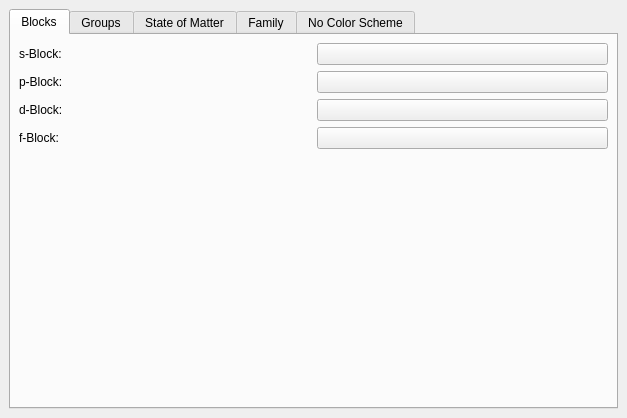
<?xml version="1.0" encoding="UTF-8"?>
<ui version="4.0">
 <class>setupColors</class>
 <widget class="QWidget" name="setupColors">
  <property name="geometry">
   <rect>
    <x>0</x>
    <y>0</y>
    <width>627</width>
    <height>418</height>
   </rect>
  </property>
  <layout class="QVBoxLayout">
   <property name="spacing">
    <number>6</number>
   </property>
   <property name="margin">
    <number>9</number>
   </property>
   <item>
    <widget class="QTabWidget" name="dfgdfg">
     <property name="currentIndex">
      <number>0</number>
     </property>
     <widget class="QWidget" name="tabBlocks">
      <attribute name="title">
       <string>Blocks</string>
      </attribute>
      <layout class="QVBoxLayout">
       <property name="spacing">
        <number>6</number>
       </property>
       <property name="margin">
        <number>8</number>
       </property>
       <item>
        <layout class="QHBoxLayout">
         <property name="spacing">
          <number>6</number>
         </property>
         <property name="margin">
          <number>0</number>
         </property>
         <item>
          <widget class="QLabel" name="textLabel13">
           <property name="text">
            <string>s-Block:</string>
           </property>
          </widget>
         </item>
         <item>
          <widget class="KColorButton" name="kcfg_block_s"/>
         </item>
        </layout>
       </item>
       <item>
        <layout class="QHBoxLayout">
         <property name="spacing">
          <number>6</number>
         </property>
         <property name="margin">
          <number>0</number>
         </property>
         <item>
          <widget class="QLabel" name="textLabel14">
           <property name="text">
            <string>p-Block:</string>
           </property>
          </widget>
         </item>
         <item>
          <widget class="KColorButton" name="kcfg_block_p"/>
         </item>
        </layout>
       </item>
       <item>
        <layout class="QHBoxLayout">
         <property name="spacing">
          <number>6</number>
         </property>
         <property name="margin">
          <number>0</number>
         </property>
         <item>
          <widget class="QLabel" name="textLabel15">
           <property name="text">
            <string>d-Block:</string>
           </property>
          </widget>
         </item>
         <item>
          <widget class="KColorButton" name="kcfg_block_d"/>
         </item>
        </layout>
       </item>
       <item>
        <layout class="QHBoxLayout">
         <property name="spacing">
          <number>6</number>
         </property>
         <property name="margin">
          <number>0</number>
         </property>
         <item>
          <widget class="QLabel" name="textLabel16">
           <property name="text">
            <string>f-Block:</string>
           </property>
          </widget>
         </item>
         <item>
          <widget class="KColorButton" name="kcfg_block_f"/>
         </item>
        </layout>
       </item>
       <item>
        <spacer>
         <property name="orientation">
          <enum>Qt::Vertical</enum>
         </property>
         <property name="sizeHint" stdset="0">
          <size>
           <width>20</width>
           <height>40</height>
          </size>
         </property>
        </spacer>
       </item>
      </layout>
     </widget>
     <widget class="QWidget" name="tabGroups">
      <attribute name="title">
       <string>Groups</string>
      </attribute>
      <layout class="QVBoxLayout">
       <property name="spacing">
        <number>6</number>
       </property>
       <property name="margin">
        <number>8</number>
       </property>
       <item>
        <layout class="QHBoxLayout">
         <property name="spacing">
          <number>6</number>
         </property>
         <property name="margin">
          <number>0</number>
         </property>
         <item>
          <widget class="QLabel" name="textLabel2_2_2">
           <property name="text">
            <string>Group 1:</string>
           </property>
          </widget>
         </item>
         <item>
          <widget class="KColorButton" name="kcfg_group_1"/>
         </item>
        </layout>
       </item>
       <item>
        <layout class="QHBoxLayout">
         <property name="spacing">
          <number>6</number>
         </property>
         <property name="margin">
          <number>0</number>
         </property>
         <item>
          <widget class="QLabel" name="textLabel8">
           <property name="text">
            <string>Group 2:</string>
           </property>
          </widget>
         </item>
         <item>
          <widget class="KColorButton" name="kcfg_group_2"/>
         </item>
        </layout>
       </item>
       <item>
        <layout class="QHBoxLayout">
         <property name="spacing">
          <number>6</number>
         </property>
         <property name="margin">
          <number>0</number>
         </property>
         <item>
          <widget class="QLabel" name="textLabel7">
           <property name="text">
            <string>Group 3:</string>
           </property>
          </widget>
         </item>
         <item>
          <widget class="KColorButton" name="kcfg_group_3"/>
         </item>
        </layout>
       </item>
       <item>
        <layout class="QHBoxLayout">
         <property name="spacing">
          <number>6</number>
         </property>
         <property name="margin">
          <number>0</number>
         </property>
         <item>
          <widget class="QLabel" name="textLabel6">
           <property name="text">
            <string>Group 4:</string>
           </property>
          </widget>
         </item>
         <item>
          <widget class="KColorButton" name="kcfg_group_4"/>
         </item>
        </layout>
       </item>
       <item>
        <layout class="QHBoxLayout">
         <property name="spacing">
          <number>6</number>
         </property>
         <property name="margin">
          <number>0</number>
         </property>
         <item>
          <widget class="QLabel" name="textLabel5_2">
           <property name="text">
            <string>Group 5:</string>
           </property>
          </widget>
         </item>
         <item>
          <widget class="KColorButton" name="kcfg_group_5"/>
         </item>
        </layout>
       </item>
       <item>
        <layout class="QHBoxLayout">
         <property name="spacing">
          <number>6</number>
         </property>
         <property name="margin">
          <number>0</number>
         </property>
         <item>
          <widget class="QLabel" name="textLabel4_2">
           <property name="text">
            <string>Group 6:</string>
           </property>
          </widget>
         </item>
         <item>
          <widget class="KColorButton" name="kcfg_group_6"/>
         </item>
        </layout>
       </item>
       <item>
        <layout class="QHBoxLayout">
         <property name="spacing">
          <number>6</number>
         </property>
         <property name="margin">
          <number>0</number>
         </property>
         <item>
          <widget class="QLabel" name="textLabel3_2">
           <property name="text">
            <string>Group 7:</string>
           </property>
          </widget>
         </item>
         <item>
          <widget class="KColorButton" name="kcfg_group_7"/>
         </item>
        </layout>
       </item>
       <item>
        <layout class="QHBoxLayout">
         <property name="spacing">
          <number>6</number>
         </property>
         <property name="margin">
          <number>0</number>
         </property>
         <item>
          <widget class="QLabel" name="textLabel2_2">
           <property name="text">
            <string>Group 8:</string>
           </property>
          </widget>
         </item>
         <item>
          <widget class="KColorButton" name="kcfg_group_8"/>
         </item>
        </layout>
       </item>
       <item>
        <spacer>
         <property name="orientation">
          <enum>Qt::Vertical</enum>
         </property>
         <property name="sizeHint" stdset="0">
          <size>
           <width>20</width>
           <height>40</height>
          </size>
         </property>
        </spacer>
       </item>
      </layout>
     </widget>
     <widget class="QWidget" name="tabStateOfMatter">
      <attribute name="title">
       <string>State of Matter</string>
      </attribute>
      <layout class="QVBoxLayout">
       <property name="spacing">
        <number>6</number>
       </property>
       <property name="margin">
        <number>8</number>
       </property>
       <item>
        <layout class="QHBoxLayout">
         <property name="spacing">
          <number>6</number>
         </property>
         <property name="margin">
          <number>0</number>
         </property>
         <item>
          <widget class="QLabel" name="textLabel1">
           <property name="text">
            <string>Solid:</string>
           </property>
          </widget>
         </item>
         <item>
          <widget class="KColorButton" name="kcfg_color_solid"/>
         </item>
        </layout>
       </item>
       <item>
        <layout class="QHBoxLayout">
         <property name="spacing">
          <number>6</number>
         </property>
         <property name="margin">
          <number>0</number>
         </property>
         <item>
          <widget class="QLabel" name="textLabel2">
           <property name="text">
            <string>Liquid:</string>
           </property>
          </widget>
         </item>
         <item>
          <widget class="KColorButton" name="kcfg_color_liquid"/>
         </item>
        </layout>
       </item>
       <item>
        <layout class="QHBoxLayout">
         <property name="spacing">
          <number>6</number>
         </property>
         <property name="margin">
          <number>0</number>
         </property>
         <item>
          <widget class="QLabel" name="textLabel3">
           <property name="text">
            <string>Vaporous:</string>
           </property>
          </widget>
         </item>
         <item>
          <widget class="KColorButton" name="kcfg_color_vapor"/>
         </item>
        </layout>
       </item>
       <item>
        <spacer>
         <property name="orientation">
          <enum>Qt::Vertical</enum>
         </property>
         <property name="sizeHint" stdset="0">
          <size>
           <width>20</width>
           <height>40</height>
          </size>
         </property>
        </spacer>
       </item>
      </layout>
     </widget>
     <widget class="QWidget" name="tabFamily">
      <attribute name="title">
       <string>Family</string>
      </attribute>
      <layout class="QVBoxLayout">
       <property name="spacing">
        <number>6</number>
       </property>
       <property name="margin">
        <number>8</number>
       </property>
       <item>
        <layout class="QHBoxLayout">
         <property name="spacing">
          <number>6</number>
         </property>
         <property name="margin">
          <number>0</number>
         </property>
         <item>
          <widget class="QLabel" name="textLabel2_2_2_2">
           <property name="text">
            <string>Alkali metals:</string>
           </property>
          </widget>
         </item>
         <item>
          <widget class="KColorButton" name="kcfg_alkalie"/>
         </item>
        </layout>
       </item>
       <item>
        <layout class="QHBoxLayout">
         <property name="spacing">
          <number>6</number>
         </property>
         <property name="margin">
          <number>0</number>
         </property>
         <item>
          <widget class="QLabel" name="textLabel8_2">
           <property name="text">
            <string>Rare earth:</string>
           </property>
          </widget>
         </item>
         <item>
          <widget class="KColorButton" name="kcfg_rare"/>
         </item>
        </layout>
       </item>
       <item>
        <layout class="QHBoxLayout">
         <property name="spacing">
          <number>6</number>
         </property>
         <property name="margin">
          <number>0</number>
         </property>
         <item>
          <widget class="QLabel" name="textLabel7_2">
           <property name="text">
            <string>Non-metals:</string>
           </property>
          </widget>
         </item>
         <item>
          <widget class="KColorButton" name="kcfg_nonmetal"/>
         </item>
        </layout>
       </item>
       <item>
        <layout class="QHBoxLayout">
         <property name="spacing">
          <number>6</number>
         </property>
         <property name="margin">
          <number>0</number>
         </property>
         <item>
          <widget class="QLabel" name="textLabel6_2">
           <property name="text">
            <string>Alkaline earth metals:</string>
           </property>
          </widget>
         </item>
         <item>
          <widget class="KColorButton" name="kcfg_alkaline"/>
         </item>
        </layout>
       </item>
       <item>
        <layout class="QHBoxLayout">
         <property name="spacing">
          <number>6</number>
         </property>
         <property name="margin">
          <number>0</number>
         </property>
         <item>
          <widget class="QLabel" name="textLabel5_2_2">
           <property name="text">
            <string>Other metals:</string>
           </property>
          </widget>
         </item>
         <item>
          <widget class="KColorButton" name="kcfg_other_metal"/>
         </item>
        </layout>
       </item>
       <item>
        <layout class="QHBoxLayout">
         <property name="spacing">
          <number>6</number>
         </property>
         <property name="margin">
          <number>0</number>
         </property>
         <item>
          <widget class="QLabel" name="textLabel4_2_2">
           <property name="text">
            <string>Halogens:</string>
           </property>
          </widget>
         </item>
         <item>
          <widget class="KColorButton" name="kcfg_halogene"/>
         </item>
        </layout>
       </item>
       <item>
        <layout class="QHBoxLayout">
         <property name="spacing">
          <number>6</number>
         </property>
         <property name="margin">
          <number>0</number>
         </property>
         <item>
          <widget class="QLabel" name="textLabel3_2_2">
           <property name="text">
            <string>Transition metals:</string>
           </property>
          </widget>
         </item>
         <item>
          <widget class="KColorButton" name="kcfg_transition"/>
         </item>
        </layout>
       </item>
       <item>
        <layout class="QHBoxLayout">
         <property name="spacing">
          <number>6</number>
         </property>
         <property name="margin">
          <number>0</number>
         </property>
         <item>
          <widget class="QLabel" name="textLabel2_2_3">
           <property name="text">
            <string>Noble gases:</string>
           </property>
          </widget>
         </item>
         <item>
          <widget class="KColorButton" name="kcfg_noble_gas"/>
         </item>
        </layout>
       </item>
       <item>
        <layout class="QHBoxLayout">
         <property name="spacing">
          <number>6</number>
         </property>
         <property name="margin">
          <number>0</number>
         </property>
         <item>
          <widget class="QLabel" name="textLabel2_2_3_2">
           <property name="text">
            <string>Metalloids:</string>
           </property>
          </widget>
         </item>
         <item>
          <widget class="KColorButton" name="kcfg_metalloid"/>
         </item>
        </layout>
       </item>
       <item>
        <spacer>
         <property name="orientation">
          <enum>Qt::Vertical</enum>
         </property>
         <property name="sizeHint" stdset="0">
          <size>
           <width>20</width>
           <height>40</height>
          </size>
         </property>
        </spacer>
       </item>
      </layout>
     </widget>
     <widget class="QWidget" name="tabNoColor">
      <attribute name="title">
       <string>No Color Scheme</string>
      </attribute>
      <layout class="QVBoxLayout">
       <property name="spacing">
        <number>6</number>
       </property>
       <property name="margin">
        <number>8</number>
       </property>
       <item>
        <layout class="QHBoxLayout">
         <property name="spacing">
          <number>6</number>
         </property>
         <property name="margin">
          <number>0</number>
         </property>
         <item>
          <widget class="QLabel" name="textLabel8_2_2">
           <property name="text">
            <string>All the elements:</string>
           </property>
          </widget>
         </item>
         <item>
          <widget class="KColorButton" name="kcfg_noscheme">
           <property name="toolTip">
            <string>This color will be used if no other scheme is selected</string>
           </property>
           <property name="whatsThis">
            <string>This color will be used if no other scheme is selected</string>
           </property>
          </widget>
         </item>
        </layout>
       </item>
       <item>
        <spacer>
         <property name="orientation">
          <enum>Qt::Vertical</enum>
         </property>
         <property name="sizeHint" stdset="0">
          <size>
           <width>20</width>
           <height>40</height>
          </size>
         </property>
        </spacer>
       </item>
      </layout>
     </widget>
    </widget>
   </item>
  </layout>
 </widget>
 <customwidgets>
  <customwidget>
   <class>KColorButton</class>
   <extends>QPushButton</extends>
   <header>kcolorbutton.h</header>
  </customwidget>
 </customwidgets>
 <resources/>
 <connections/>
</ui>
